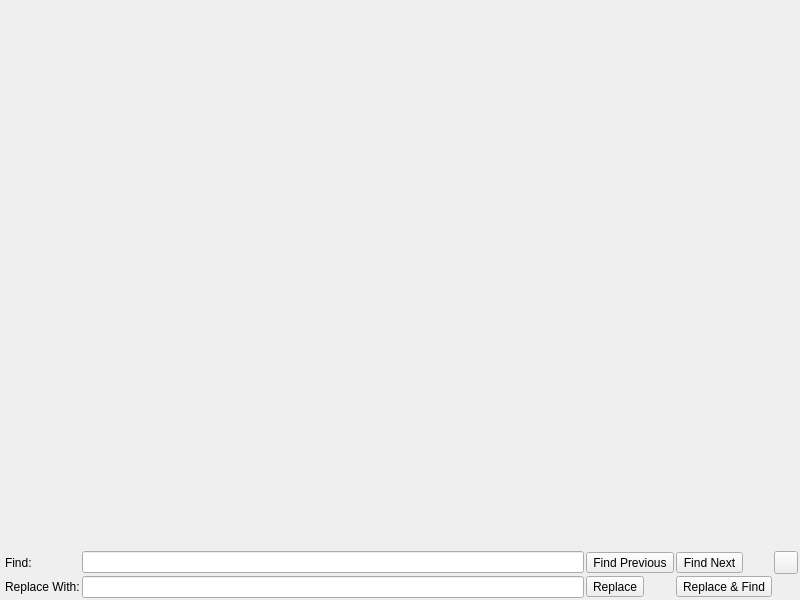
<?xml version="1.0" encoding="UTF-8"?>
<ui version="4.0">
 <class>TextEdit</class>
 <widget class="QWidget" name="TextEdit">
  <property name="geometry">
   <rect>
    <x>0</x>
    <y>0</y>
    <width>800</width>
    <height>600</height>
   </rect>
  </property>
  <property name="windowTitle">
   <string>Code Editor</string>
  </property>
  <layout class="QVBoxLayout" name="verticalLayout">
   <property name="spacing">
    <number>0</number>
   </property>
   <property name="leftMargin">
    <number>0</number>
   </property>
   <property name="topMargin">
    <number>0</number>
   </property>
   <property name="rightMargin">
    <number>0</number>
   </property>
   <property name="bottomMargin">
    <number>0</number>
   </property>
   <item>
    <layout class="QHBoxLayout" name="codeHeader">
     <property name="spacing">
      <number>2</number>
     </property>
     <property name="topMargin">
      <number>0</number>
     </property>
     <property name="rightMargin">
      <number>2</number>
     </property>
     <item>
      <spacer name="horizontalSpacer">
       <property name="orientation">
        <enum>Qt::Horizontal</enum>
       </property>
       <property name="sizeHint" stdset="0">
        <size>
         <width>40</width>
         <height>20</height>
        </size>
       </property>
      </spacer>
     </item>
     <item>
      <widget class="QLabel" name="lineLabel">
       <property name="text">
        <string notr="true"/>
       </property>
      </widget>
     </item>
    </layout>
   </item>
   <item>
    <widget class="CodeEdit" name="editor" native="true">
     <property name="sizePolicy">
      <sizepolicy hsizetype="Expanding" vsizetype="Expanding">
       <horstretch>0</horstretch>
       <verstretch>0</verstretch>
      </sizepolicy>
     </property>
    </widget>
   </item>
   <item>
    <widget class="QWidget" name="findWidget" native="true">
     <property name="minimumSize">
      <size>
       <width>0</width>
       <height>30</height>
      </size>
     </property>
     <layout class="QGridLayout" name="gridLayout">
      <property name="leftMargin">
       <number>5</number>
      </property>
      <property name="topMargin">
       <number>2</number>
      </property>
      <property name="rightMargin">
       <number>2</number>
      </property>
      <property name="bottomMargin">
       <number>2</number>
      </property>
      <property name="spacing">
       <number>2</number>
      </property>
      <item row="0" column="3">
       <widget class="QToolButton" name="pushNext">
        <property name="text">
         <string>Find Next</string>
        </property>
       </widget>
      </item>
      <item row="0" column="5">
       <widget class="QToolButton" name="pushClose">
        <property name="text">
         <string/>
        </property>
        <property name="icon">
         <iconset resource="../../../res/WorldEditor.qrc">
          <normaloff>:/Style/styles/dark/icons/close.png</normaloff>:/Style/styles/dark/icons/close.png</iconset>
        </property>
        <property name="shortcut">
         <string notr="true">Esc</string>
        </property>
        <property name="autoRepeatDelay">
         <number>300</number>
        </property>
       </widget>
      </item>
      <item row="1" column="0">
       <widget class="QLabel" name="replaceLabel">
        <property name="text">
         <string>Replace With:</string>
        </property>
       </widget>
      </item>
      <item row="1" column="2">
       <widget class="QToolButton" name="pushReplace">
        <property name="text">
         <string>Replace</string>
        </property>
       </widget>
      </item>
      <item row="1" column="3">
       <widget class="QToolButton" name="pushReplaceFind">
        <property name="text">
         <string>Replace &amp;&amp; Find</string>
        </property>
       </widget>
      </item>
      <item row="0" column="0">
       <widget class="QLabel" name="findLabel">
        <property name="text">
         <string>Find:</string>
        </property>
       </widget>
      </item>
      <item row="1" column="1">
       <widget class="QLineEdit" name="lineReplace">
        <property name="text">
         <string notr="true"/>
        </property>
       </widget>
      </item>
      <item row="0" column="1">
       <widget class="QLineEdit" name="lineFind">
        <property name="text">
         <string notr="true"/>
        </property>
       </widget>
      </item>
      <item row="0" column="2">
       <widget class="QToolButton" name="pushPrevious">
        <property name="text">
         <string>Find Previous</string>
        </property>
       </widget>
      </item>
     </layout>
    </widget>
   </item>
  </layout>
  <action name="actionSaveCurrent">
   <property name="text">
    <string>Save Current</string>
   </property>
   <property name="shortcut">
    <string notr="true">Ctrl+S</string>
   </property>
  </action>
  <action name="actionCloseCurrent">
   <property name="text">
    <string>Close Current</string>
   </property>
   <property name="shortcut">
    <string notr="true">Ctrl+W</string>
   </property>
  </action>
  <action name="actionCloseAll">
   <property name="text">
    <string>Close All</string>
   </property>
   <property name="shortcut">
    <string notr="true">Ctrl+Shift+W</string>
   </property>
  </action>
  <action name="actionFind">
   <property name="text">
    <string>Find</string>
   </property>
   <property name="shortcut">
    <string notr="true">Ctrl+F</string>
   </property>
  </action>
 </widget>
 <customwidgets>
  <customwidget>
   <class>CodeEdit</class>
   <extends>QWidget</extends>
   <header>codeedit.h</header>
   <container>1</container>
  </customwidget>
 </customwidgets>
 <resources>
 </resources>
 <connections/>
</ui>
